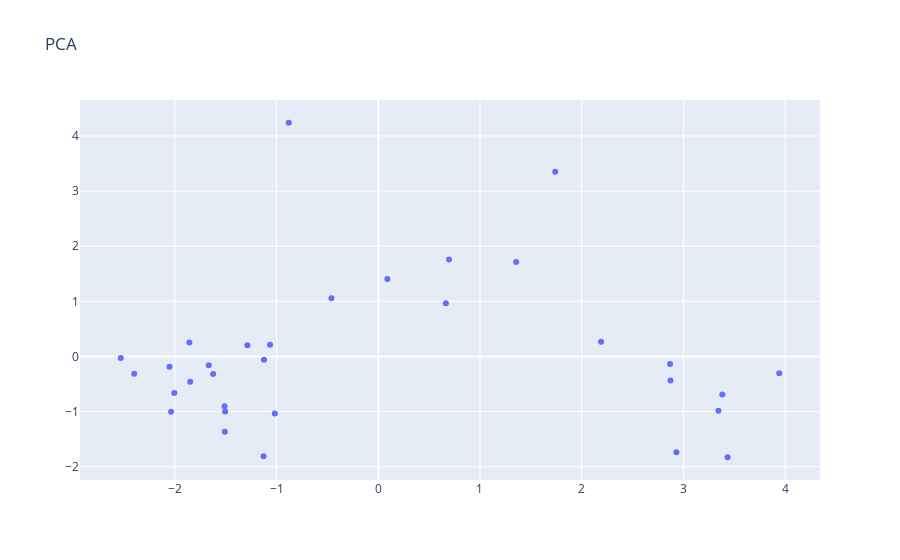

Notebook code for this chart:
### Markdown cell above
![image.png](attachment:image.png)

Esta primera visualización nos permite encontrar que en las coordenadas de (-1 y 1) se agrupan los conectores lógicos de tiempo, espacio o que indican la propiedad de un objeto o sujeto (to, in, the, is...) Estas palabras tienen la características de que no son reemplazables o no tienen sinónimos puesto que sintácticamente tienen funciones lingüísticas definidas inamovibles. 

El resto de la gráfica nos muestra palabras que están muy lejanas. Sorprende la distancia entre (weapons y armor); sin embargo esto podría explicarse por la falta de contexto semántico con la que cuenta esta primera visualización.

### Code cell
matrix2 = pd.DataFrame(arreglo_fila2)
matrix2=matrix2.T.round(3)
result2 = pca.fit_transform(matrix2)
result2 = pd.DataFrame(result2)
result2.columns = ['X', 'Y']
result2['Palabra'] = matrix2.index.values
trace = go.Scatter(x=result2['X'].values,

                    y=result2['Y'].values,

                    text=result2['Palabra'].values,

                    mode='markers') 
 
layout = go.Layout(title="PCA")
 
fig = go.Figure(data=trace, layout=layout)

iplot(fig)

### Figure 1 — Plotly figure (JSON) as saved in the notebook; plotly's stock layout.template omitted (floating-point values rounded to 4 significant figures)
{"data": [{"mode": "markers", "text": ["brave", "tweet", "#oblivion", "is", "better", "than", "in", "every", "way", "excluding", "the", "ability", "to", "forge", "weapons", "and", "armor", "courageous", "fearless", "resourceful", "heroic", "valiant", "good", "well", "even", "need", "sure", "able", "abilities", "inability", "own", "rather"], "type": "scatter", "x": [2.931, 2.869, 2.191, -2.037, -1.506, -2.006, -2.4, -1.509, -1.512, 0.08962, -2.053, -0.4609, -2.532, 0.6956, -0.8804, -1.858, 1.74, 3.434, 3.345, 3.383, 2.873, 3.943, -1.128, -1.623, -1.849, -1.667, -1.017, -1.124, 1.356, 0.6646, -1.287, -1.064], "y": [-1.737, -0.1391, 0.2645, -1.001, -1.0, -0.6635, -0.3154, -1.365, -0.9026, 1.404, -0.1877, 1.058, -0.02796, 1.76, 4.24, 0.2549, 3.352, -1.829, -0.9839, -0.6911, -0.4349, -0.3054, -1.811, -0.3165, -0.4575, -0.1618, -1.037, -0.059, 1.712, 0.9668, 0.2027, 0.2129]}], "layout": {"title": {"text": "PCA"}}}
